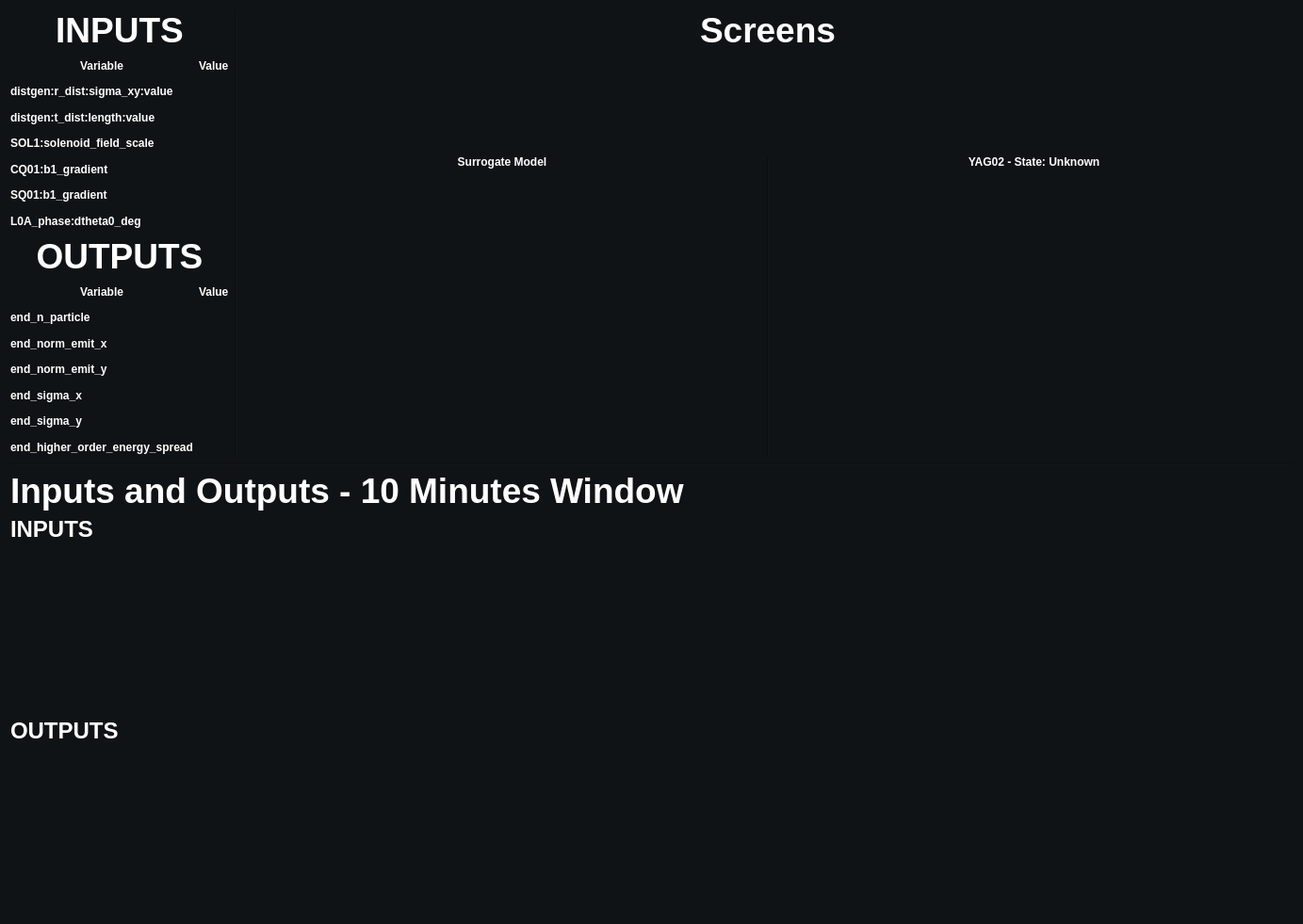
<?xml version="1.0" encoding="UTF-8"?>
<ui version="4.0">
 <class>Form</class>
 <widget class="QWidget" name="Form">
  <property name="geometry">
   <rect>
    <x>0</x>
    <y>0</y>
    <width>1383</width>
    <height>981</height>
   </rect>
  </property>
  <property name="windowTitle">
   <string>Form</string>
  </property>
  <property name="styleSheet">
   <string notr="true">QWidget{
background-color: rgb(16, 19, 21);
}

QLabel[styleclass=&quot;title&quot;]{
color: rgb(22, 104, 236);
}

QLabel {
color: white;
}</string>
  </property>
  <layout class="QVBoxLayout" name="verticalLayout_7" stretch="0,0,0,1,1">
   <item>
    <layout class="QHBoxLayout" name="horizontalLayout_2" stretch="0,0,1">
     <item>
      <layout class="QVBoxLayout" name="verticalLayout_6">
       <item>
        <layout class="QGridLayout" name="gridLayout">
         <item row="0" column="0" colspan="2">
          <widget class="QLabel" name="title_1">
           <property name="font">
            <font>
             <pointsize>28</pointsize>
             <weight>75</weight>
             <bold>true</bold>
            </font>
           </property>
           <property name="text">
            <string>INPUTS</string>
           </property>
           <property name="alignment">
            <set>Qt::AlignCenter</set>
           </property>
           <property name="styleclass" stdset="0">
            <string>title</string>
           </property>
          </widget>
         </item>
         <item row="2" column="0">
          <widget class="QLabel" name="label_3">
           <property name="font">
            <font>
             <weight>75</weight>
             <bold>true</bold>
            </font>
           </property>
           <property name="text">
            <string>distgen:r_dist:sigma_xy:value</string>
           </property>
          </widget>
         </item>
         <item row="8" column="0" colspan="2">
          <widget class="QLabel" name="title_2">
           <property name="font">
            <font>
             <pointsize>28</pointsize>
             <weight>75</weight>
             <bold>true</bold>
            </font>
           </property>
           <property name="text">
            <string>OUTPUTS</string>
           </property>
           <property name="alignment">
            <set>Qt::AlignCenter</set>
           </property>
           <property name="styleclass" stdset="0">
            <string>title</string>
           </property>
          </widget>
         </item>
         <item row="4" column="0">
          <widget class="QLabel" name="label_5">
           <property name="font">
            <font>
             <weight>75</weight>
             <bold>true</bold>
            </font>
           </property>
           <property name="text">
            <string>SOL1:solenoid_field_scale</string>
           </property>
          </widget>
         </item>
         <item row="2" column="1">
          <widget class="PyDMLabel" name="PyDMLabel">
           <property name="toolTip">
            <string/>
           </property>
           <property name="alignment">
            <set>Qt::AlignLeading|Qt::AlignLeft|Qt::AlignVCenter</set>
           </property>
           <property name="precision" stdset="0">
            <number>4</number>
           </property>
           <property name="precisionFromPV" stdset="0">
            <bool>false</bool>
           </property>
           <property name="channel" stdset="0">
            <string>ca://${PREFIX}:distgen:r_dist:sigma_xy:value</string>
           </property>
           <property name="displayFormat" stdset="0">
            <enum>PyDMLabel::Exponential</enum>
           </property>
          </widget>
         </item>
         <item row="13" column="0">
          <widget class="QLabel" name="label_10">
           <property name="font">
            <font>
             <weight>75</weight>
             <bold>true</bold>
            </font>
           </property>
           <property name="text">
            <string>end_sigma_x</string>
           </property>
          </widget>
         </item>
         <item row="10" column="0">
          <widget class="QLabel" name="label_16">
           <property name="font">
            <font>
             <weight>75</weight>
             <bold>true</bold>
            </font>
           </property>
           <property name="text">
            <string>end_n_particle</string>
           </property>
          </widget>
         </item>
         <item row="7" column="1">
          <widget class="PyDMLabel" name="PyDMLabel_6">
           <property name="toolTip">
            <string/>
           </property>
           <property name="alignment">
            <set>Qt::AlignLeading|Qt::AlignLeft|Qt::AlignVCenter</set>
           </property>
           <property name="precision" stdset="0">
            <number>4</number>
           </property>
           <property name="precisionFromPV" stdset="0">
            <bool>false</bool>
           </property>
           <property name="channel" stdset="0">
            <string>ca://${PREFIX}:L0A_phase:dtheta0_deg</string>
           </property>
           <property name="displayFormat" stdset="0">
            <enum>PyDMLabel::Exponential</enum>
           </property>
          </widget>
         </item>
         <item row="1" column="0">
          <widget class="QLabel" name="label">
           <property name="font">
            <font>
             <weight>75</weight>
             <bold>true</bold>
            </font>
           </property>
           <property name="text">
            <string>Variable</string>
           </property>
           <property name="alignment">
            <set>Qt::AlignCenter</set>
           </property>
          </widget>
         </item>
         <item row="12" column="0">
          <widget class="QLabel" name="label_13">
           <property name="font">
            <font>
             <weight>75</weight>
             <bold>true</bold>
            </font>
           </property>
           <property name="text">
            <string>end_norm_emit_y</string>
           </property>
          </widget>
         </item>
         <item row="7" column="0">
          <widget class="QLabel" name="label_8">
           <property name="font">
            <font>
             <weight>75</weight>
             <bold>true</bold>
            </font>
           </property>
           <property name="text">
            <string>L0A_phase:dtheta0_deg</string>
           </property>
          </widget>
         </item>
         <item row="9" column="1">
          <widget class="QLabel" name="label_11">
           <property name="font">
            <font>
             <weight>75</weight>
             <bold>true</bold>
            </font>
           </property>
           <property name="text">
            <string>Value</string>
           </property>
           <property name="alignment">
            <set>Qt::AlignLeading|Qt::AlignLeft|Qt::AlignVCenter</set>
           </property>
          </widget>
         </item>
         <item row="11" column="0">
          <widget class="QLabel" name="label_15">
           <property name="font">
            <font>
             <weight>75</weight>
             <bold>true</bold>
            </font>
           </property>
           <property name="text">
            <string>end_norm_emit_x</string>
           </property>
          </widget>
         </item>
         <item row="5" column="0">
          <widget class="QLabel" name="label_6">
           <property name="font">
            <font>
             <weight>75</weight>
             <bold>true</bold>
            </font>
           </property>
           <property name="text">
            <string>CQ01:b1_gradient</string>
           </property>
          </widget>
         </item>
         <item row="5" column="1">
          <widget class="PyDMLabel" name="PyDMLabel_4">
           <property name="toolTip">
            <string/>
           </property>
           <property name="alignment">
            <set>Qt::AlignLeading|Qt::AlignLeft|Qt::AlignVCenter</set>
           </property>
           <property name="precision" stdset="0">
            <number>4</number>
           </property>
           <property name="precisionFromPV" stdset="0">
            <bool>false</bool>
           </property>
           <property name="channel" stdset="0">
            <string>ca://${PREFIX}:CQ01:b1_gradient</string>
           </property>
           <property name="displayFormat" stdset="0">
            <enum>PyDMLabel::Exponential</enum>
           </property>
          </widget>
         </item>
         <item row="14" column="0">
          <widget class="QLabel" name="label_14">
           <property name="font">
            <font>
             <weight>75</weight>
             <bold>true</bold>
            </font>
           </property>
           <property name="text">
            <string>end_sigma_y</string>
           </property>
          </widget>
         </item>
         <item row="3" column="0">
          <widget class="QLabel" name="label_4">
           <property name="font">
            <font>
             <weight>75</weight>
             <bold>true</bold>
            </font>
           </property>
           <property name="text">
            <string>distgen:t_dist:length:value</string>
           </property>
          </widget>
         </item>
         <item row="6" column="0">
          <widget class="QLabel" name="label_7">
           <property name="font">
            <font>
             <weight>75</weight>
             <bold>true</bold>
            </font>
           </property>
           <property name="text">
            <string>SQ01:b1_gradient</string>
           </property>
          </widget>
         </item>
         <item row="4" column="1">
          <widget class="PyDMLabel" name="PyDMLabel_3">
           <property name="toolTip">
            <string/>
           </property>
           <property name="alignment">
            <set>Qt::AlignLeading|Qt::AlignLeft|Qt::AlignVCenter</set>
           </property>
           <property name="precision" stdset="0">
            <number>4</number>
           </property>
           <property name="precisionFromPV" stdset="0">
            <bool>false</bool>
           </property>
           <property name="channel" stdset="0">
            <string>ca://${PREFIX}:SOL1:solenoid_field_scale</string>
           </property>
           <property name="displayFormat" stdset="0">
            <enum>PyDMLabel::Exponential</enum>
           </property>
          </widget>
         </item>
         <item row="9" column="0">
          <widget class="QLabel" name="label_12">
           <property name="font">
            <font>
             <weight>75</weight>
             <bold>true</bold>
            </font>
           </property>
           <property name="text">
            <string>Variable</string>
           </property>
           <property name="alignment">
            <set>Qt::AlignCenter</set>
           </property>
          </widget>
         </item>
         <item row="6" column="1">
          <widget class="PyDMLabel" name="PyDMLabel_5">
           <property name="toolTip">
            <string/>
           </property>
           <property name="alignment">
            <set>Qt::AlignLeading|Qt::AlignLeft|Qt::AlignVCenter</set>
           </property>
           <property name="precision" stdset="0">
            <number>4</number>
           </property>
           <property name="precisionFromPV" stdset="0">
            <bool>false</bool>
           </property>
           <property name="channel" stdset="0">
            <string>ca://${PREFIX}:SQ01:b1_gradient</string>
           </property>
           <property name="displayFormat" stdset="0">
            <enum>PyDMLabel::Exponential</enum>
           </property>
          </widget>
         </item>
         <item row="3" column="1">
          <widget class="PyDMLabel" name="PyDMLabel_2">
           <property name="toolTip">
            <string/>
           </property>
           <property name="alignment">
            <set>Qt::AlignLeading|Qt::AlignLeft|Qt::AlignVCenter</set>
           </property>
           <property name="precision" stdset="0">
            <number>4</number>
           </property>
           <property name="precisionFromPV" stdset="0">
            <bool>false</bool>
           </property>
           <property name="channel" stdset="0">
            <string>ca://${PREFIX}:distgen:t_dist:length:value</string>
           </property>
           <property name="displayFormat" stdset="0">
            <enum>PyDMLabel::Exponential</enum>
           </property>
          </widget>
         </item>
         <item row="1" column="1">
          <widget class="QLabel" name="label_2">
           <property name="font">
            <font>
             <weight>75</weight>
             <bold>true</bold>
            </font>
           </property>
           <property name="text">
            <string>Value</string>
           </property>
           <property name="alignment">
            <set>Qt::AlignLeading|Qt::AlignLeft|Qt::AlignVCenter</set>
           </property>
          </widget>
         </item>
         <item row="15" column="0">
          <widget class="QLabel" name="label_17">
           <property name="font">
            <font>
             <weight>75</weight>
             <bold>true</bold>
            </font>
           </property>
           <property name="text">
            <string>end_higher_order_energy_spread</string>
           </property>
          </widget>
         </item>
         <item row="10" column="1">
          <widget class="PyDMLabel" name="PyDMLabel_9">
           <property name="toolTip">
            <string/>
           </property>
           <property name="precision" stdset="0">
            <number>4</number>
           </property>
           <property name="precisionFromPV" stdset="0">
            <bool>false</bool>
           </property>
           <property name="channel" stdset="0">
            <string>ca://${PREFIX}:end_n_particle</string>
           </property>
           <property name="displayFormat" stdset="0">
            <enum>PyDMLabel::Exponential</enum>
           </property>
          </widget>
         </item>
         <item row="11" column="1">
          <widget class="PyDMLabel" name="PyDMLabel_10">
           <property name="toolTip">
            <string/>
           </property>
           <property name="precision" stdset="0">
            <number>4</number>
           </property>
           <property name="precisionFromPV" stdset="0">
            <bool>false</bool>
           </property>
           <property name="channel" stdset="0">
            <string>ca://${PREFIX}:end_norm_emit_x</string>
           </property>
           <property name="displayFormat" stdset="0">
            <enum>PyDMLabel::Exponential</enum>
           </property>
          </widget>
         </item>
         <item row="12" column="1">
          <widget class="PyDMLabel" name="PyDMLabel_7">
           <property name="toolTip">
            <string/>
           </property>
           <property name="precision" stdset="0">
            <number>4</number>
           </property>
           <property name="precisionFromPV" stdset="0">
            <bool>false</bool>
           </property>
           <property name="channel" stdset="0">
            <string>ca://${PREFIX}:end_norm_emit_y</string>
           </property>
           <property name="displayFormat" stdset="0">
            <enum>PyDMLabel::Exponential</enum>
           </property>
          </widget>
         </item>
         <item row="13" column="1">
          <widget class="PyDMLabel" name="PyDMLabel_12">
           <property name="toolTip">
            <string/>
           </property>
           <property name="precision" stdset="0">
            <number>4</number>
           </property>
           <property name="precisionFromPV" stdset="0">
            <bool>false</bool>
           </property>
           <property name="channel" stdset="0">
            <string>ca://${PREFIX}:end_sigma_x</string>
           </property>
           <property name="displayFormat" stdset="0">
            <enum>PyDMLabel::Exponential</enum>
           </property>
          </widget>
         </item>
         <item row="14" column="1">
          <widget class="PyDMLabel" name="PyDMLabel_11">
           <property name="toolTip">
            <string/>
           </property>
           <property name="precision" stdset="0">
            <number>4</number>
           </property>
           <property name="precisionFromPV" stdset="0">
            <bool>false</bool>
           </property>
           <property name="channel" stdset="0">
            <string>ca://${PREFIX}:end_sigma_y</string>
           </property>
           <property name="displayFormat" stdset="0">
            <enum>PyDMLabel::Exponential</enum>
           </property>
          </widget>
         </item>
         <item row="15" column="1">
          <widget class="PyDMLabel" name="PyDMLabel_8">
           <property name="toolTip">
            <string/>
           </property>
           <property name="precision" stdset="0">
            <number>4</number>
           </property>
           <property name="precisionFromPV" stdset="0">
            <bool>false</bool>
           </property>
           <property name="channel" stdset="0">
            <string>ca://${PREFIX}:end_higher_order_energy_spread</string>
           </property>
           <property name="displayFormat" stdset="0">
            <enum>PyDMLabel::Exponential</enum>
           </property>
          </widget>
         </item>
        </layout>
       </item>
      </layout>
     </item>
     <item>
      <widget class="Line" name="line">
       <property name="orientation">
        <enum>Qt::Vertical</enum>
       </property>
      </widget>
     </item>
     <item>
      <layout class="QVBoxLayout" name="verticalLayout_5" stretch="0,0,1">
       <item>
        <widget class="QLabel" name="title_3">
         <property name="font">
          <font>
           <pointsize>28</pointsize>
           <weight>75</weight>
           <bold>true</bold>
          </font>
         </property>
         <property name="text">
          <string>Screens</string>
         </property>
         <property name="alignment">
          <set>Qt::AlignCenter</set>
         </property>
         <property name="styleclass" stdset="0">
          <string>title</string>
         </property>
        </widget>
       </item>
       <item>
        <widget class="PyDMDrawingImage" name="PyDMDrawingImage">
         <property name="minimumSize">
          <size>
           <width>0</width>
           <height>100</height>
          </size>
         </property>
         <property name="toolTip">
          <string/>
         </property>
         <property name="filename" stdset="0">
          <string>cu_inj_layout_inverted.png</string>
         </property>
         <property name="aspectRatioMode" stdset="0">
          <enum>Qt::KeepAspectRatio</enum>
         </property>
        </widget>
       </item>
       <item>
        <layout class="QHBoxLayout" name="horizontalLayout" stretch="1,0,1">
         <item>
          <layout class="QVBoxLayout" name="verticalLayout_2">
           <item>
            <widget class="QLabel" name="label_22">
             <property name="font">
              <font>
               <weight>75</weight>
               <bold>true</bold>
              </font>
             </property>
             <property name="text">
              <string>Surrogate Model</string>
             </property>
             <property name="alignment">
              <set>Qt::AlignCenter</set>
             </property>
            </widget>
           </item>
           <item>
            <widget class="PyDMImageView" name="PyDMImageView">
             <property name="minimumSize">
              <size>
               <width>200</width>
               <height>300</height>
              </size>
             </property>
             <property name="colorMap" stdset="0">
              <enum>PyDMImageView::Viridis</enum>
             </property>
             <property name="autoDownsample" stdset="0">
              <bool>true</bool>
             </property>
             <property name="normalizeData" stdset="0">
              <bool>true</bool>
             </property>
             <property name="readingOrder" stdset="0">
              <enum>PyDMImageView::Clike</enum>
             </property>
             <property name="imageChannel" stdset="0">
              <string>ca://${PREFIX}:x:y:ArrayData_RBV</string>
             </property>
             <property name="widthChannel" stdset="0">
              <string>ca://${PREFIX}:x:y:ArraySizeX_RBV</string>
             </property>
             <property name="maxRedrawRate" stdset="0">
              <number>10</number>
             </property>
             <property name="showAxes" stdset="0">
              <bool>true</bool>
             </property>
            </widget>
           </item>
          </layout>
         </item>
         <item>
          <widget class="Line" name="line_2">
           <property name="orientation">
            <enum>Qt::Vertical</enum>
           </property>
          </widget>
         </item>
         <item>
          <layout class="QVBoxLayout" name="verticalLayout">
           <item>
            <widget class="PyDMLabel" name="PyDMLabel_13">
             <property name="font">
              <font>
               <weight>75</weight>
               <bold>true</bold>
              </font>
             </property>
             <property name="toolTip">
              <string/>
             </property>
             <property name="text">
              <string>YAG02 - State: Unknown</string>
             </property>
             <property name="alignment">
              <set>Qt::AlignCenter</set>
             </property>
             <property name="rules" stdset="0">
              <string>[{&quot;name&quot;: &quot;New Rule&quot;, &quot;property&quot;: &quot;Text&quot;, &quot;expression&quot;: &quot;\&quot;YAG02 - State: \&quot;+[\&quot;OUT\&quot;, \&quot;IN\&quot;, \&quot;INCONSISTENT\&quot;, \&quot;MOVING\&quot;][int(ch[0])]&quot;, &quot;channels&quot;: [{&quot;channel&quot;: &quot;ca://YAGS:IN20:241:TGT_STS.RVAL&quot;, &quot;trigger&quot;: true}]}]</string>
             </property>
            </widget>
           </item>
           <item>
            <widget class="PyDMImageView" name="PyDMImageView_2">
             <property name="minimumSize">
              <size>
               <width>200</width>
               <height>300</height>
              </size>
             </property>
             <property name="colorMap" stdset="0">
              <enum>PyDMImageView::Viridis</enum>
             </property>
             <property name="autoDownsample" stdset="0">
              <bool>true</bool>
             </property>
             <property name="normalizeData" stdset="0">
              <bool>true</bool>
             </property>
             <property name="readingOrder" stdset="0">
              <enum>PyDMImageView::Clike</enum>
             </property>
             <property name="imageChannel" stdset="0">
              <string>ca://YAGS:IN20:241:IMAGE</string>
             </property>
             <property name="widthChannel" stdset="0">
              <string>ca://YAGS:IN20:241:ROI_XNP</string>
             </property>
             <property name="maxRedrawRate" stdset="0">
              <number>10</number>
             </property>
             <property name="showAxes" stdset="0">
              <bool>true</bool>
             </property>
            </widget>
           </item>
          </layout>
         </item>
        </layout>
       </item>
      </layout>
     </item>
    </layout>
   </item>
   <item>
    <widget class="Line" name="line_3">
     <property name="orientation">
      <enum>Qt::Horizontal</enum>
     </property>
    </widget>
   </item>
   <item>
    <widget class="QLabel" name="title_4">
     <property name="font">
      <font>
       <pointsize>28</pointsize>
       <weight>75</weight>
       <bold>true</bold>
      </font>
     </property>
     <property name="text">
      <string>Inputs and Outputs - 10 Minutes Window</string>
     </property>
     <property name="alignment">
      <set>Qt::AlignLeading|Qt::AlignLeft|Qt::AlignVCenter</set>
     </property>
     <property name="styleclass" stdset="0">
      <string>title</string>
     </property>
    </widget>
   </item>
   <item>
    <layout class="QVBoxLayout" name="verticalLayout_3" stretch="0,1">
     <property name="spacing">
      <number>0</number>
     </property>
     <item>
      <widget class="QLabel" name="title_5">
       <property name="font">
        <font>
         <pointsize>18</pointsize>
         <weight>75</weight>
         <bold>true</bold>
        </font>
       </property>
       <property name="text">
        <string>INPUTS</string>
       </property>
       <property name="alignment">
        <set>Qt::AlignLeading|Qt::AlignLeft|Qt::AlignVCenter</set>
       </property>
       <property name="styleclass" stdset="0">
        <string>title</string>
       </property>
      </widget>
     </item>
     <item>
      <widget class="PyDMTemplateRepeater" name="PyDMTemplateRepeater">
       <property name="toolTip">
        <string/>
       </property>
       <property name="layoutType" stdset="0">
        <enum>PyDMTemplateRepeater::Horizontal</enum>
       </property>
       <property name="layoutSpacing" stdset="0">
        <number>4</number>
       </property>
       <property name="countShownInDesigner" stdset="0">
        <number>6</number>
       </property>
       <property name="templateFilename" stdset="0">
        <string>template_plot.ui</string>
       </property>
       <property name="dataSource" stdset="0">
        <string>inputs.json</string>
       </property>
      </widget>
     </item>
    </layout>
   </item>
   <item>
    <layout class="QVBoxLayout" name="verticalLayout_4" stretch="0,1">
     <property name="spacing">
      <number>0</number>
     </property>
     <item>
      <widget class="QLabel" name="title_6">
       <property name="font">
        <font>
         <pointsize>18</pointsize>
         <weight>75</weight>
         <bold>true</bold>
        </font>
       </property>
       <property name="text">
        <string>OUTPUTS</string>
       </property>
       <property name="alignment">
        <set>Qt::AlignLeading|Qt::AlignLeft|Qt::AlignVCenter</set>
       </property>
       <property name="styleclass" stdset="0">
        <string>title</string>
       </property>
      </widget>
     </item>
     <item>
      <widget class="PyDMTemplateRepeater" name="PyDMTemplateRepeater_2">
       <property name="toolTip">
        <string/>
       </property>
       <property name="layoutType" stdset="0">
        <enum>PyDMTemplateRepeater::Horizontal</enum>
       </property>
       <property name="layoutSpacing" stdset="0">
        <number>4</number>
       </property>
       <property name="countShownInDesigner" stdset="0">
        <number>6</number>
       </property>
       <property name="templateFilename" stdset="0">
        <string>template_plot.ui</string>
       </property>
       <property name="dataSource" stdset="0">
        <string>outputs.json</string>
       </property>
      </widget>
     </item>
    </layout>
   </item>
  </layout>
 </widget>
 <customwidgets>
  <customwidget>
   <class>PyDMLabel</class>
   <extends>QLabel</extends>
   <header>pydm.widgets.label</header>
  </customwidget>
  <customwidget>
   <class>PyDMDrawingImage</class>
   <extends>QWidget</extends>
   <header>pydm.widgets.drawing</header>
  </customwidget>
  <customwidget>
   <class>PyDMImageView</class>
   <extends>QWidget</extends>
   <header>pydm.widgets.image</header>
  </customwidget>
  <customwidget>
   <class>PyDMTemplateRepeater</class>
   <extends>QFrame</extends>
   <header>pydm.widgets.template_repeater</header>
  </customwidget>
 </customwidgets>
 <resources/>
 <connections/>
</ui>
